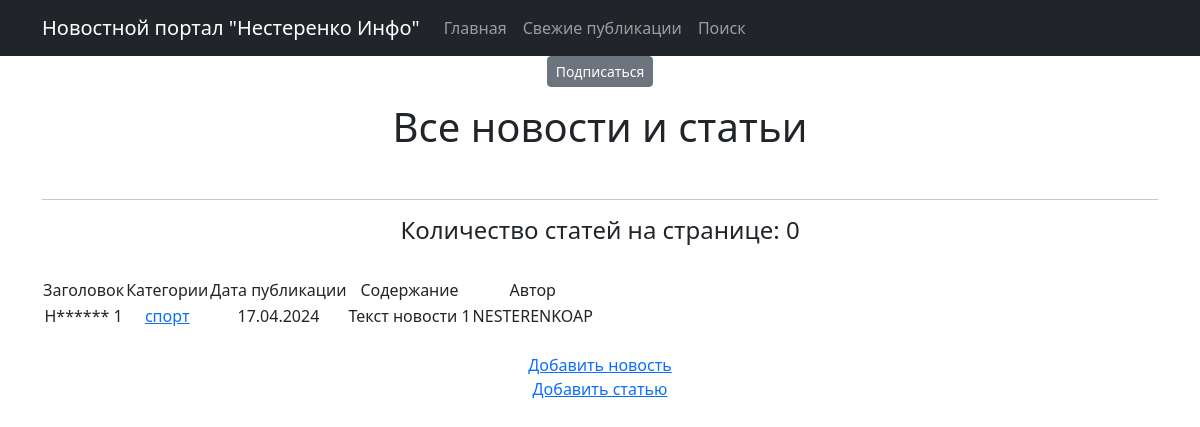
Before: /categories/1/ with the older database file.
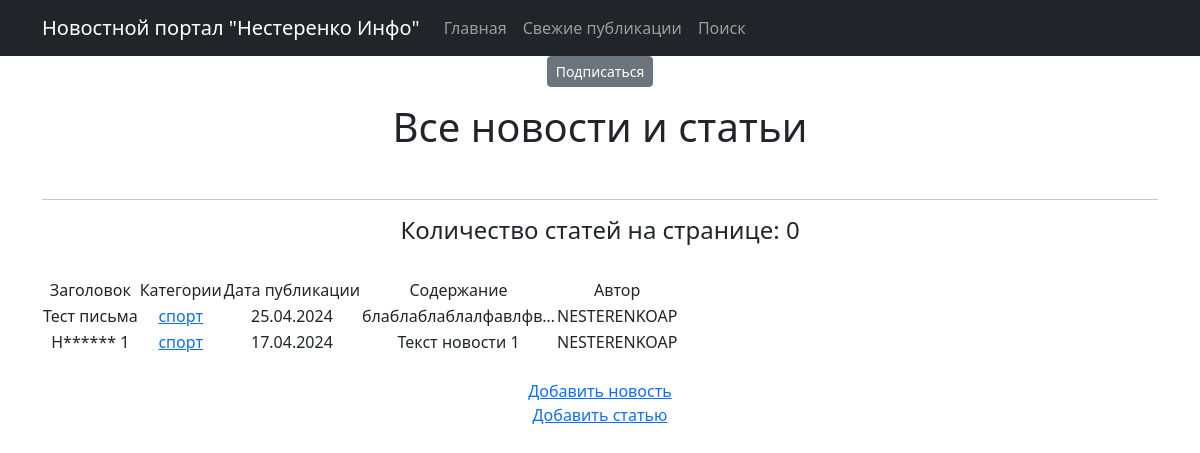
After: the same page with the newer database file.
### news/models.py (models this page shows, shortened)
class Post(models.Model):
    news = 'NW'
    article = 'AR'
    POST = [
        (news, 'Новость'),
        (article, 'Статья')
    ]
    author = models.ForeignKey(Author, on_delete=models.CASCADE)
    post_type = models.CharField(max_length=2, choices=POST, default=news)
    time_create = models.DateTimeField(auto_now_add=True)
    category = models.ManyToManyField(Category, through='PostCategory')
    post_name = models.CharField(max_length=255, unique=True)
    post_text = models.TextField()
    post_rating = models.IntegerField(default=0)

class Category(models.Model):
    name_category = models.CharField(max_length=100, unique=True)
    subscribers = models.ManyToManyField(User, blank=True, null=True, related_name='categories')
    def __str__(self):
        return self.name_category

class Author(models.Model):
    user = models.OneToOneField(User, on_delete=models.CASCADE)
    rating = models.IntegerField(default=0)
    def __str__(self):
        return f'{self.user}'

### news/views.py (the view)
# urls.py: path('categories/<int:pk>/', CategoryListView.as_view(), name='category_list'),
class CategoryListView(ListView):
    model = Post
    template_name = 'flatpages/category_list.html'
    context_object_name = 'category_news_list'
    def get_queryset(self):
        self.category = get_object_or_404(Category, id=self.kwargs['pk'])
        queryset = Post.objects.filter(category=self.category).order_by('-time_create')
        return queryset
    def get_context_data(self, **kwargs):
        context = super().get_context_data(**kwargs)
        context['is_not_subscriber'] = self.request.user not in self.category.subscribers.all()
        context['category'] = self.category
        return context

### news/templatetags/custom_filters.py (called while the page is built)
@register.filter()
def censor(value):
    for word in bad_list:
        value = value.replace(word[1:], '*' * len(word[1:]))
    return value

### templates/flatpages/category_list.html (shortened to what this page needs)
{% extends 'flatpages/default.html' %}
{% load custom_filters %}
{% block content %}
{% if is_not_subscriber %}
    <p class="text-center"><a href="{% url 'subscribe' category.id %}" class="btn btn-secondary btn-sm">Подписаться</a></p>
{% endif %}
<div class="text-center">
<h1>Все новости и статьи</h1>
<br>
<hr>
{% if category_news_list %}
    <h4>Количество статей на странице:
    {{ news|length }}</h4>
</div>
<br>
       <table>
           <tr>
               <td>Заголовок</td>
               <td>Категории</td>
               <td>Дата публикации</td>
               <td>Содержание</td>
               <td>Автор</td>
           </tr>
           {% for post in category_news_list %}
           <tr>
               <td>{{ post.post_name|censor }}</td>
               <td>{% for category in post.category.all %}
                   <a href="{% url 'category_list' category.id %}">{{ category }}</a>
                   {% endfor %}
               </td>
               <td>{{ post.time_create|date:'d.m.Y' }}</td>
               <td>{{ post.post_text|truncatechars:20|censor }}</td>
               <td>{{ post.author }}</td>
           </tr>
           {% endfor %}
       </table>
   {% else %}
       <h2>Нет ничего нового!</h2>
   {% endif %}
<br>
<a href="{% url 'news_create' %}">Добавить новость</a><br>
<a href="{% url 'articles_create' %}">Добавить статью</a><br>
{% endblock content %}

Changed rows visible on the page:
added Post: post_name|censor "Тест письма", time_create "25.04.2024", post_text|censor "блаблаблаблалфавлфв…", author "NESTERENKOAP", Category (name_category "спорт")
